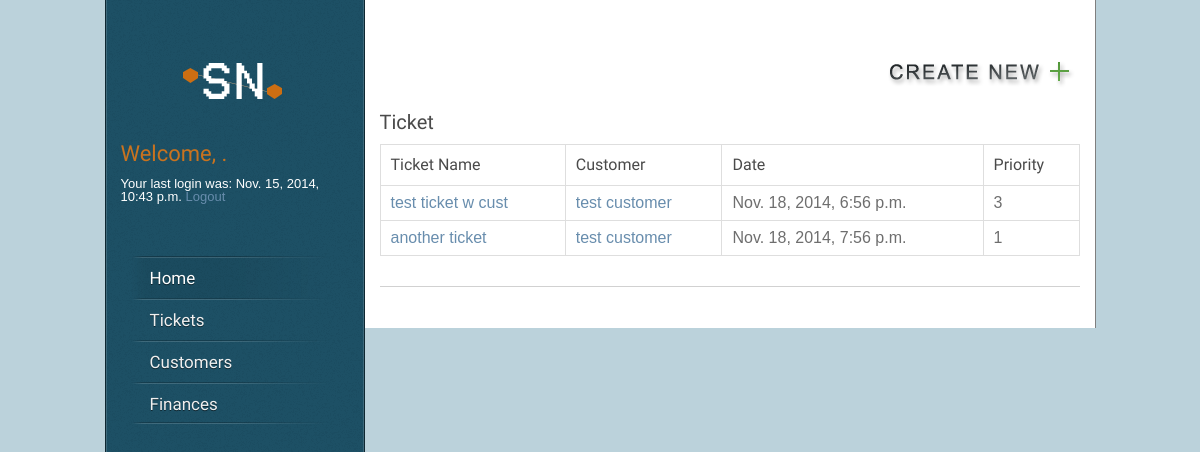
Screenshot of /ticket/index/ (signed in) with the database file from the repository.
### core/models.py (models this page shows, shortened)
class Node(models.Model):
    parent = models.ForeignKey("self", blank=True, null=True)
    name = models.CharField(max_length=160)
    desc = models.TextField(max_length=1600)
    date_created = models.DateTimeField('date created',auto_now_add=True)
    date_updated = models.DateTimeField('date updated',auto_now=True)

class Glue(models.Model):
    parent = models.ForeignKey("Node", related_name="node_parent")
    child = models.ForeignKey("Node", related_name="node_child")
    name = models.CharField(max_length=160)
    date_created = models.DateTimeField('date created',auto_now_add=True)
    date_updated = models.DateTimeField('date updated',auto_now=True)

### ticket/views.py (the view)
def index(request):
    node_list = []
    latest_node_list = Node.objects.order_by('-date_updated')
    for node in latest_node_list:
        for child in node.node_set.all():
            if(child.name == "flags"):
              if "|TICKET|" in child.desc:
                  node_list.append(node.pk)
    queryset = Node.objects.filter(pk__in=node_list)
    latest_node_list = queryset
    context = {'latest_node_list': latest_node_list}
    return render(request, 'ticket/index.html', context)

### ticket/templates/ticket/index.html (shortened to what this page needs)
{% extends "core/base.html" %}
{% block content %}
{% load static %}
{% load staticfiles %}
	<ul><a href="/ticket/new_ticket/"><img align="right" src="/static/core/images/create_new.png" alt="Create New Ticket" /></a></ul><br><br><br><br>
	<h2>Ticket</h2>
	{% if latest_node_list %}
		<table>
			<tr>
	          <th><h4>Ticket Name</h4></th>
	          <th><h4>Customer</h4></th>
	          <th><h4>Date</h4></th>
	          <th><h4>Priority</h4></th>
	        </tr>
	    {% for node in latest_node_list %}
	        <tr>
	              <td><a href="/ticket/detail/{{ node.id }}/">{{ node.name }}</a></td>
	              <td>
					{%for glue in node.node_child.all%}
						<a href="/ops/customer/detail/{{glue.parent.pk}}">{{glue.parent.name}}</a>
					{%endfor%}
	              </td>
	              <td>{{ node.date_created }}</td>
	              <td>
					{%for child in node.node_set.all%}
						{% if child.name == "priority" %}
							{{child.desc}}
						{% endif %}
					{%endfor%}
	              </td>
	        </tr>
	    {% endfor %}
		</table>
		<br />
	      <div class="line"></div>
	{% else %}
	    <p>No tickets available.</p>
	{% endif %}
{%endblock%}

### core/templates/core/base.html (shortened to what this page needs)
{% load staticfiles %}
{% load static %}
<html lang="en-US">
  <head>
	<link rel="stylesheet" type="text/css" href="{% static 'core/css/style.css' %}" />
  </head>
  <!DOCTYPE HTML>
</head>
<body>
<div id="wrapper">
	<div id="sidebar">
		 <div id="logo"><a href="/"><img src="/static/core/images/logo.png" alt="Snapnode" /></a></div>
        <div id="log-box">
        {% if user.is_authenticated %}
            <h1><font color="#c9731f">Welcome, {{ user.first_name }}.</font></h1>
            Your last login was: {{ user.last_login}}
            <a href="/core/logout/">Logout</a>
        {%elif  display_type == "Login" %}
        {% else %}
            <h1><font color="#c9731f">Welcome, Guest!</font></h1>
            <p>Please ..
                <a href="/core/register/" id="id_register">|Register|</a> or
                <a href="/core/login/" id="id_login">|Login|</a>
            </p>
        {% endif %}</div>
    <div id="menu" class="menu-v">
      <ul>
        <li><a href="/" class="active">Home</a>
        </li>
        <li><a href="/ticket/">Tickets</a>
        </li>
        <li><a href="/ops/">Customers</a>
        </li>
        <li><a href="/finance/">Finances</a>
        </li>
      </ul>
    </div>
	</div>
        <div id="content">
            <BR>
            {% if user.is_authenticated or  display_type == "Register" %}
                {% block content %}
                {% endblock %}
            {% endif %}
        </div>
</div>
</body>
</html>

### core/static/core/css/style.css (style rules this page uses)
html, body, div, span, applet, object, iframe, h1, h2, h3, h4, h5, h6, p, blockquote, pre, a, acronym, address, big, cite, code, del, dfn, em, font, img, ins, kbd, q, s, samp, small, strike, strong, tt, var, b, u, i, center, dl, dt, dd, ol, ul, li, fieldset, form, label, legend { margin:0; padding:0; border:0; outline:0; font-size:100%; vertical-align:baseline; background:transparent }
body { line-height:1 }
ol, ul { list-style:none }
table { border-collapse:collapse; border-spacing:0 }
th, td { margin:0; padding:0 }
html, body { height: 100%; }
body { background-color: #bbd2db; font-family:Arial, sans-serif; font-size: 13px; color: #585858; }
a { color: #688dad; text-decoration: none; }
h1, h2, h3, h4, h5, h6 { font-family: 'Amaranth', sans-serif; color: #4a4a4a; font-weight: normal; margin: 0 0 10px 0; }
h1 { font-size: 22px; line-height: 26px; }
h2 { font-size: 20px; line-height: 24px; }
h4 { font-size: 16px; line-height: 20px; }
img { display: block; }
.line { background: transparent url(/static/pagetest/images/line.png) repeat-x; height: 2px; padding: 20px 0 0 0; line-break: 0px; }
ul { line-height: 20px; margin-bottom: 20px; }
ul li { background: transparent url(/static/pagetest/images/bullet.png) left 8px no-repeat; padding-left: 15px; }
#log-box { float: center; padding: 15px 15px 13px 15px; color: #ffffff; }
#wrapper { background-color: #FFFFFF; width: 990px; margin: 0 auto; overflow: hidden; border-right: 1px solid rgba(0, 0, 0, 0.50); }
#content { width: 700px; float: right; padding: 40px 15px 20px 0; }
#sidebar { width: 258px; background: #1d5065 url(/static/pagetest/images/noize.png) repeat 100% 0; -webkit-box-shadow: inset 0px 0px 0px 1px rgba(255, 255, 255, 0.15); -moz-box-shadow: inset 0px 0px 0px 1px rgba(255, 255, 255, 0.15); box-shadow: inset 0px 0px 0px 1px rgba(255, 255, 255, 0.15); border-left: 1px solid rgba(0, 0, 0, 0.50); border-right: 1px solid rgba(0, 0, 0, 0.50); float: left; position: fixed; margin-top: -1px; z-index: 100; }
#logo { text-align: center; padding: 40px 32px 0 32px; }
#logo a { border: none; }
#logo img { display: inline; }
#menu { float: left; text-align: left; font-family: 'Amaranth', sans-serif; font-size: 17px; margin-top: 40px; margin-bottom: 50px; position: relative; z-index: 100; padding: 0 0 0 24px; text-shadow: 0px 1px 0px rgba(0, 0, 0, 0.5); }
.menu-v ul { margin: 0; padding: 0; list-style-type: none; width: 200px; background: transparent url(/static/pagetest/images/menu-line.png) no-repeat center bottom; }
.menu-v ul li { position: relative; padding-right: 5px; background: transparent url(/static/pagetest/images/menu-line.png) no-repeat center top; padding: 0; }
.menu-v ul li a { display: block; color: white; text-decoration: none; padding: 12px 0 10px 20px; padding-right: 17px; background: transparent; color: #f0f0f0; text-decoration: none; border: none; }
.menu-v ul li a.active, .menu-v ul li a.selected, .menu-v ul li a:hover { text-decoration: none; background: transparent url(/static/pagetest/images/menu-hover.png) repeat-y left top; color: #fff; }
table { width: 100%; border-collapse: collapse; margin-bottom: 20px; color: #6e6e6e; border-bottom:1px solid #dedede; }
table td { padding: 8px 10px; border-right:1px solid #dedede; }
table th h4 { margin:0; }
table th { padding: 10px; text-align: left; border-right:1px solid #dedede; font-weight: normal; }
table tr { border-left:1px solid #dedede; border-top:1px solid #dedede; }

### rows the page displays
Node: name "test ticket w cust", date_created "Nov. 18, 2014, 6:56 p.m."
Glue: parent.name "test customer"
Node: desc "3"
Node: name "another ticket", date_created "Nov. 18, 2014, 7:56 p.m."
Glue: parent.name "test customer"
Node: desc "1"

### other values shown
{{ user.last_login }} "Nov. 15, 2014, 10:43 p.m."
